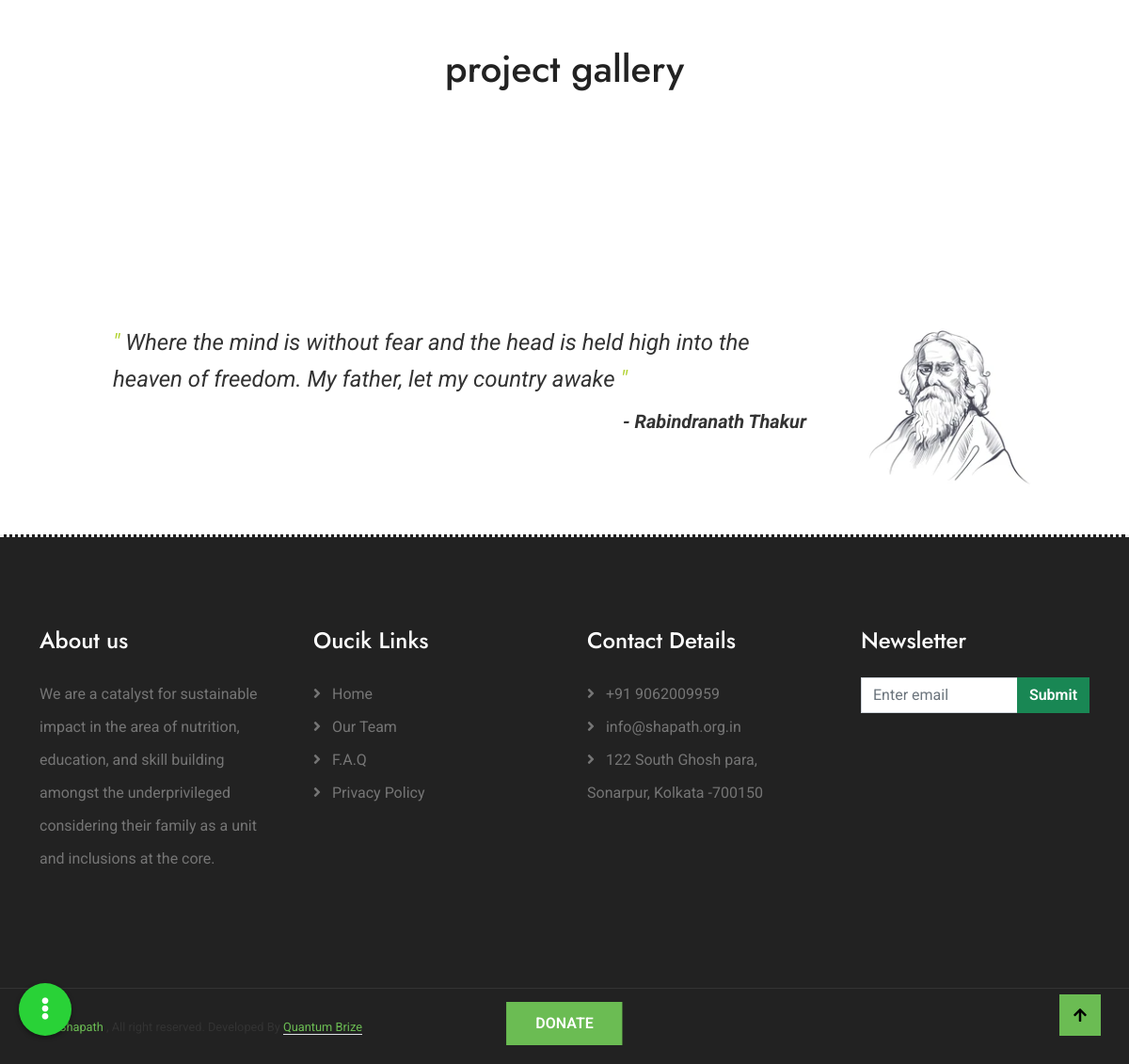
Page /index.php/web/projects (lower part) on the earlier database version.
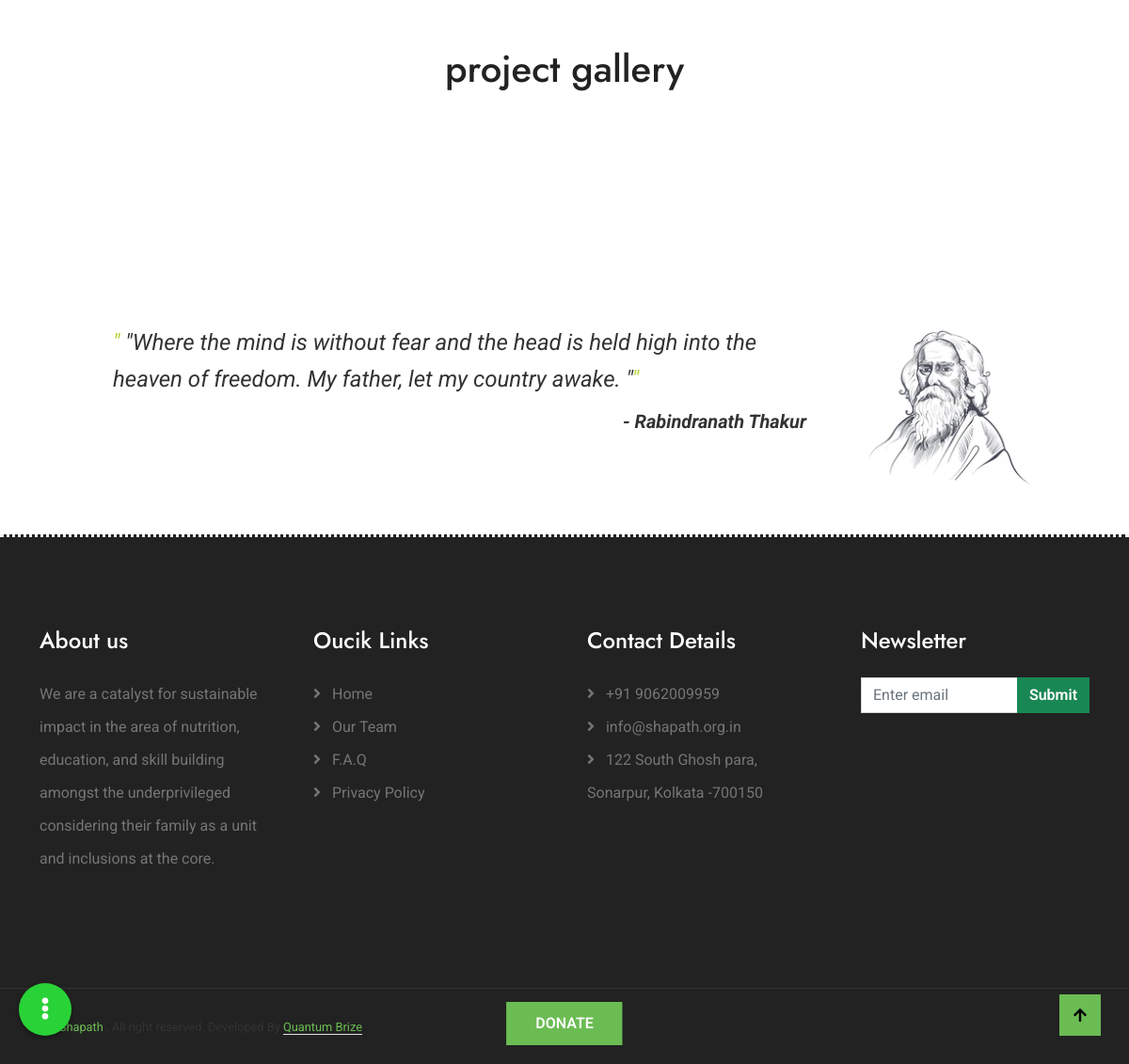
Same page on the later database version.
### tables this page shows
CREATE TABLE `quotes` (
  `id` int(255) NOT NULL,
  `uid` varchar(255) NOT NULL,
  `quote` varchar(255) NOT NULL,
  `quote_by` varchar(255) NOT NULL,
  `quote_img` varchar(255) NOT NULL,
  `position` varchar(255) NOT NULL,
  `type` varchar(255) NOT NULL,
  `created_at` datetime NOT NULL DEFAULT current_timestamp(),
  `updated_at` datetime NOT NULL DEFAULT current_timestamp()
);

### application/controllers/Common.php (called while the page is built, shortened)
<?php
class Common extends CI_Controller
{
	public function init_model($model)
	{
		$this->load->model($model);
	}
	public function load_page($page, $data)
	{
		$this->load_headers($data['data_header']);
		$this->load->view($page, $data['data_page']);
	}
	private function load_headers($data)
	{
		$projects['projects'] = $this->Pages_model->get_all_projects();
		$this->load->view('/' . $data['site'] . '/inc/header_link.php', $data);
		$this->load->view('/' . $data['site'] . '/inc/header.php', $projects, $data);
	}
	private function load_footers($data)
	{
		$this->load->view('/' . $data['site'] . '/inc/footer.php');
		$this->load->view('/' . $data['site'] . '/inc/footer_link.php', $data);
	}
}
?>

### application/controllers/web/Projects.php (called while the page is built, shortened)
<?php
class Projects extends Load {
    public function index(){
        $id = $this->input->get('id');
        $data = PAGE_DATA_WEB;
        $data['data_header']['header_link'] = ['projects.css'];
        $data['data_header']['project'] = true;
        $data['data_page']['quotes'] = $this->Pages_model->get_all_quotes();
        $data['data_page']['project'] = $this->Pages_model->get_projects_by_id($id);
        $data['data_page']['events'] = $this->Pages_model->get_event();
        $data['data_page']['gallery_img'] = $this->Pages_model->get_projects_galary_by_id($id);
        $this->load_page('web/project.php',$data);
    }
}

### index.php (called while the page is built, shortened)
<?php
require_once BASEPATH.'core/CodeIgniter.php';

### application/models/Pages_model.php (called while the page is built, shortened)
<?php
class Pages_model extends Admin_model
{
    public function get_all_quotes()
    {
        $quotes = $this->db
            ->select('*')
            ->from(TABLE_QUOTES)
            ->get();
        $quotes = $quotes->result_array();
        return isset($quotes) ? $quotes : [];
    }
    public function get_all_projects()
    {
        $projects = $this->db
            ->select('*')
            ->from(TABLE_PROJECTS)
            ->get();
        $projects = $projects->result_array();
        return !empty($projects) ? $projects : [];
    }
}

### application/views/web/project.php (the view, shortened to what this page needs)
<?php
$bottom_quote = [];
if (!empty($quotes)) {
    foreach ($quotes as $quote) {
        if ($quote['type'] == 'home' && $quote['position'] == 'top') {
            $top_quote = $quote;
        } else if ($quote['type'] == 'home' && $quote['position'] == 'bottom') {
            $bottom_quote = $quote;
        }
    }
}
?>
<a class="btn-hover-bg btn btn-primary text-white py-2 px-4" href="<?= base_url('donate/?id=' . $project['uid']) ?>"
    id="donate_btn" style="
    position: fixed;
    bottom: 20px;
    left: 50%;
    z-index: 100;
    transform: translateX(-50%);
    padding: 10px 30px 10px 30px !important;
">DONATE</a>
<div class="container-fluid gallery py-5 my-5 px-0">
    <div class="text-center mx-auto pb-5" style="max-width: 800px;">
        <h1 class="mb-4">project gallery</h1>
    </div>
</div>
<div class="quote-div">
    <div class="quote-2">
        <p><span>"</span>
            <?php echo $bottom_quote['quote'] ?><span>"</span>
        </p>
        <p class="author-2">-
            <?php echo $bottom_quote['quote_by'] ?>
        </p>
    </div>
    <div class="authimage">
        <img src="<?php echo base_url() . $bottom_quote['quote_img'] ?>" alt="">
    </div>
</div>

Differences in the rows shown:
changed quotes "Rabindranath Thakur": quote "Where the mind is without fear and the head is held high into the heaven of freedom. My father, let my country awake" → "\"Where the mind is without fear and the head is held high into the heaven of freedom. My father, let my country awake. \""
